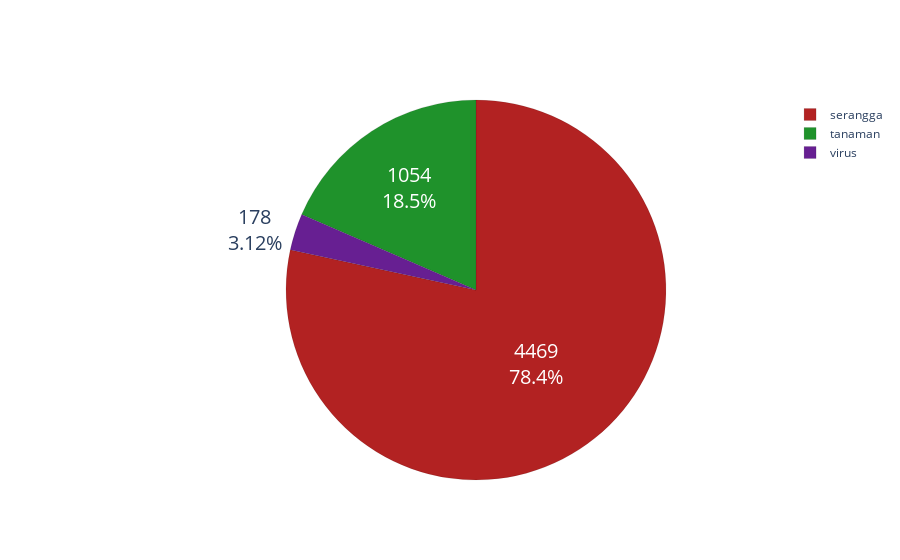

Write notebook code for a chart like this one.
### Markdown cell above
## proporsi

### Code cell
# cuma tampilan
import plotly.graph_objects as go

data = df_node.groupby(['group','color']).agg({'group': ['count'], }).reset_index().sort_values(
    ('group', 'count'),ascending=False
).reset_index(drop=True).values
labels = [i[0] for i in data]
colors = [i[1] for i in data]
slices = [i[2] for i in data]

fig = go.Figure(data=[go.Pie(labels=labels,values=slices)])
fig.update_traces(hoverinfo='label+percent', textinfo='value+percent', textfont_size=20, marker=dict(colors=colors, line=dict(color='#000000', width=0.1)))
fig.show()

### Figure 1 — Plotly figure (JSON) as saved in the notebook; plotly's stock layout.template omitted (floating-point values rounded to 4 significant figures)
{"data": [{"hoverinfo": "label+percent", "labels": ["serangga", "tanaman", "virus"], "marker": {"colors": ["#b22222", "#1f922b", "#671f92"], "line": {"color": "#000000", "width": 0.1}}, "textfont": {"size": 20}, "textinfo": "value+percent", "type": "pie", "values": [4469, 1054, 178]}], "layout": {}}
